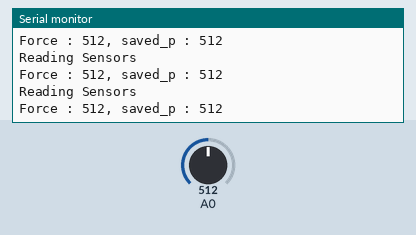
Recording of a sketch running on a simulated Arduino Nano 33 IoT. On the bench: the last lines printed to the serial monitor. The test bench sets the inputs (shaded band); at power-on: A0 = 512. Nothing arrives over Bluetooth unless stated; a phone connects over Bluetooth LE 3 s after start.

Above: at 3.9 s.
4.0 s: A0 set to 716
At 4.7 s:
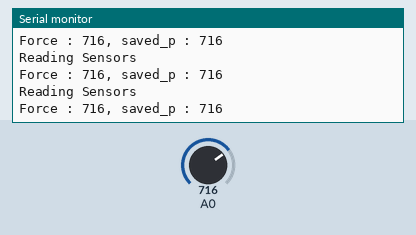
5.5 s: A0 set to 900
At 6.3 s:
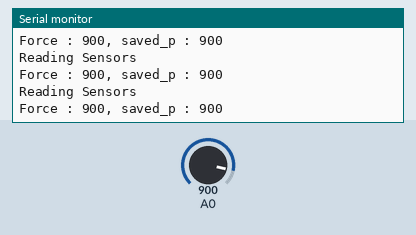
Timing chart, 0 to 8.5 s (numbered marks = the images above; inputs shaded):
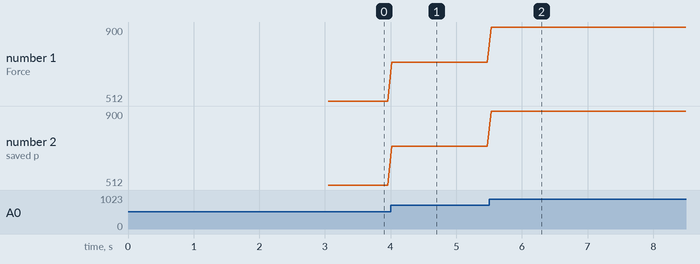

Measured:
- after the input at 4.0 s, the serial monitor: prints a new line at once (image 1)
- after the input at 5.5 s, the serial monitor: prints a new line at once (image 2)
- plotted number 1: 512 → 716 after the input at 4.0 s, 716 → 900 after the input at 5.5 s
- plotted number 2: 512 → 716 after the input at 4.0 s, 716 → 900 after the input at 5.5 s

The sketch:

BLE_PressureSensor.ino
```cpp
#include <ArduinoBLE.h>

int p;

BLEService customService("180C");


BLEIntCharacteristic ble_p("6eea5885-ed94-4731-b81a-00eb60d93b49", BLERead | BLENotify);
//BLEIntCharacteristic ble_q("03d0cffe-bd7f-4d17-ba39-86e57adb5ddd", BLERead | BLENotify);
//BLEIntCharacteristic ble_z("c8411116-479e-4bc7-a216-1e3c22d32809", BLERead | BLENotify);

void setup() {
  // put your setup code here, to run once:

  Serial.begin(38400);
  while(!Serial && millis()<100){;}
  if (!BLE.begin()){
    Serial.println("BLE failed to Initiate");
    delay(500);
    while (1) {;}
  }

  BLE.setLocalName("Arduino Environment Joystick");
  BLE.setAdvertisedService(customService);

  customService.addCharacteristic(ble_p);
  //customService.addCharacteristic(ble_q);
  //customService.addCharacteristic(ble_z);

  BLE.addService(customService);

  BLE.advertise();
  Serial.println("Bluetooth devic is now active, waiting for connections...");
}


void loop() {
  // put your main code here, to run repeatedly:

  BLEDevice central = BLE.central();
  if (central)
  {
    Serial.print("Connected to central : ");
    Serial.println(central.address());
    while(central.connected())
    {
      BLE.poll();
      delay(50);

      p=analogRead(A0);
      //q=analogRead(A1);
      //z=digitalRead(5);

      ble_p.writeValue(p);
      //ble_q.writeValue(q);
      //ble_z.writeValue(z);

      Serial.println("Reading Sensors");
      Serial.println("Force : "+ String(p)+", saved_p : "+String(ble_p.value()));
      //Serial.println("Force : "+ String(q)+", saved_q : "+String(ble_q.value()));
      //Serial.println("y : "+String(y));
      //Serial.println("z : "+String(z));
      delay(10);
    }
  }

  Serial.print("Disconnected from central: "+central.address());

}
```
